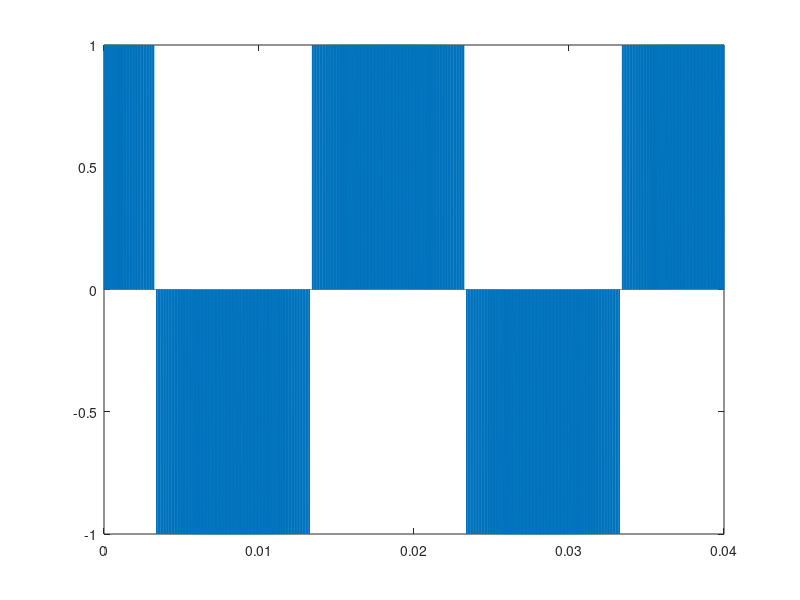
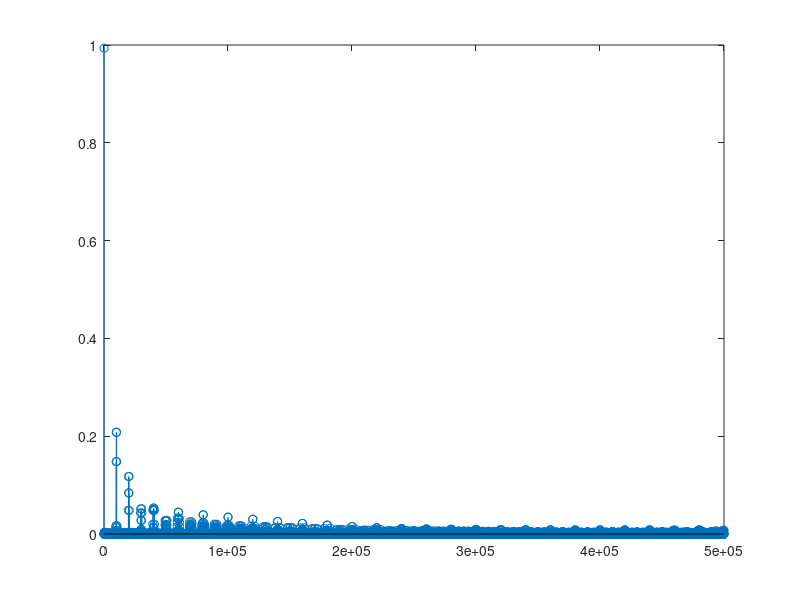

Reproduce these figures in MATLAB, in order.
%% clearness
clc;
clear;
%% determine sampling time and stop time
sampleTime=1e-6;
timeStop=0.04;
time=0;
simulationTime=[];

%% Switching Frequency and DC Link determination
f_s=10000;
t_s=1/f_s;
V_dc=500;

%% Clarke Transformation Matrix (abcToAlfaBetaZero)
clarke=[2/3, -1/3,-1/3 ;
        0, 1/sqrt(3), -1/sqrt(3);
        1/3, 1/3, 1/3];

%% Reference Signal
f_reference= 50; %in Hz
A_reference=288; %in Voltage

%%
ma= (A_reference/V_dc)*sqrt(3);
Sabc=[];
Sa=0; Sb=0; Sc=0;
%%
dummy1=[];
dummy2=[];
dummy3=[];
%%
while time< timeStop


% three phase sinusoidal creater
phaseA= A_reference*cos(time*2*pi*f_reference);

phaseB= A_reference*cos(time*2*pi*f_reference-2*pi/3);

phaseC= A_reference*cos(time*2*pi*f_reference+2*pi/3);

abc= [phaseA;phaseB;phaseC];

x=mtimes(clarke,abc);
% alfa=x(1); beta=x(2);
[angle,mag]=cart2pol(x(1),x(2));

% dummy1=[dummy1 ,angle];
% dummy2=[dummy2, mag];

%%Sector Finder
angle=mod(angle,2*pi);
timeMod=mod(time,t_s);
%% Sector 1 
if angle<=pi/3 && angle>0
    n=1;
    thetaprime= angle-(n-1)*pi/3;
    
    Ta= t_s*ma*sin(pi/3-thetaprime);
    Tb= t_s*ma*sin(thetaprime);
    T0= t_s-Ta-Tb;
    
    times=[T0/4 Ta/2 Tb/2 T0/2 Tb/2 Ta/2 T0/4];
    times=cumsum(times); 
    
    va= [0 1 1 1 1 1 0];
    vb= [0 0 1 1 1 0 0];
    vc= [0 0 0 1 0 0 0];
    
    for j = 1:7            
            if(timeMod<times(j))
                break
            end
    end
   
    Sa= va(j);
    Sb= vb(j);
    Sc= vc(j);
    
end

%% Sector 2
if angle<=2*pi/3 && angle>pi/3
    n=2;
    thetaprime= angle-(n-1)*pi/3;
    
    Tb= t_s*ma*sin(pi/3-thetaprime);
    Ta= t_s*ma*sin(thetaprime);
    T0= t_s-Ta-Tb;
    
    times=[T0/4 Ta/2 Tb/2 T0/2 Tb/2 Ta/2 T0/4];
    times=cumsum(times); 
    
    va= [0 0 1 1 1 0 0];
    vb= [0 1 1 1 1 1 0];
    vc= [0 0 0 1 0 0 0];
    
    
    for j = 1:7            
            if(timeMod<times(j))
                break
            end
    end
   
    Sa= va(j);
    Sb= vb(j);
    Sc= vc(j);
    
end
%% Sector 3 
if angle<=pi && angle>2*pi/3
    n=3;
    thetaprime= angle-(n-1)*pi/3;
    
    Ta= t_s*ma*sin(pi/3-thetaprime);
    Tb= t_s*ma*sin(thetaprime);
    T0= t_s-Ta-Tb;
    
    times=[T0/4 Ta/2 Tb/2 T0/2 Tb/2 Ta/2 T0/4];
    times=cumsum(times); 
    
    va= [0 0 0 1 0 0 0];
    vb= [0 1 1 1 1 1 0];
    vc= [0 0 1 1 1 0 0];
    
    for j = 1:7            
            if(timeMod<times(j))
                break
            end
    end
   
    Sa= va(j);
    Sb= vb(j);
    Sc= vc(j);
    
end
%% Sector 4
if angle<=4*pi/3 && angle>pi
    n=4;
    thetaprime= angle-(n-1)*pi/3;
    
    Tb= t_s*ma*sin(pi/3-thetaprime);
    Ta= t_s*ma*sin(thetaprime);
    T0= t_s-Ta-Tb;
    
    times=[T0/4 Ta/2 Tb/2 T0/2 Tb/2 Ta/2 T0/4];
    times=cumsum(times); 
    
    va = [0 0 0 1 0 0 0];
    vb = [0 0 1 1 1 0 0];
    vc = [0 1 1 1 1 1 0];
    
    for j = 1:7            
            if(timeMod<times(j))
                break
            end
    end
   
    Sa= va(j);
    Sb= vb(j);
    Sc= vc(j);
    
end
%% Sector 5
if angle<=5*pi/3 && angle>4*pi/3
    n=5;
    thetaprime= angle-(n-1)*pi/3;
    
    Ta= t_s*ma*sin(pi/3-thetaprime);
    Tb= t_s*ma*sin(thetaprime);
    T0= t_s-Ta-Tb;
    
    times=[T0/4 Ta/2 Tb/2 T0/2 Tb/2 Ta/2 T0/4];
    times=cumsum(times); 
    
    
    va= [0 0 1 1 1 0 0];
    vb= [0 0 0 1 0 0 0];
    vc= [0 1 1 1 1 1 0];
    
    for j = 1:7            
            if(timeMod<times(j))
                break
            end
    end
   
    Sa= va(j);
    Sb= vb(j);
    Sc= vc(j);
    
end

%% Sector 6
if angle<=2*pi && angle>5*pi/3
    n=6;
    thetaprime= angle-(n-1)*pi/3;
    
    Tb= t_s*ma*sin(pi/3-thetaprime);
    Ta= t_s*ma*sin(thetaprime);
    T0= t_s-Ta-Tb;
    
    times=[T0/4 Ta/2 Tb/2 T0/2 Tb/2 Ta/2 T0/4];
    times=cumsum(times); 
    
    va= [0 1 1 1 1 1 0];
    vb= [0 0 0 1 0 0 0];
    vc= [0 0 1 1 1 0 0];
    
    for j = 1:7            
            if(timeMod<times(j))
                break
            end
    end
   
    Sa= va(j);
    Sb= vb(j);
    Sc= vc(j);
    
end
%%
Sabc=[Sabc, [Sa;Sb;Sc]];

%%
simulationTime=[simulationTime time];
time=time+sampleTime;
disp(time);
end
%%
plot(simulationTime,Sabc(1,:)-Sabc(2,:));
% hold on;
% plot(Sabc(2,:)-Sabc(3,:));
% hold on;
% plot(Sabc(3,:)-Sabc(1,:));
figure(2);
xlim=([0 200]);
Y = fft(Sabc(1,:)-Sabc(2,:));
L=40000;
P2 = abs(Y/L);
P1 = P2(1:L/2+1);
P1(2:end-1) = 2*P1(2:end-1);
f = (0:(L/2))/(L*sampleTime);
stem(f,P1);

disp(P1(find(f==50)));

